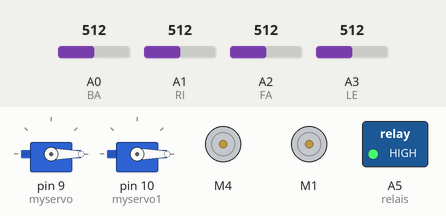
Simulated run of this sketch. Board: Arduino Uno, built with avr-gcc and run on an emulated ATmega328P. Parts: 2 × servo, 2 × DC motor (green arrow = forward, orange = backward, longer = faster), switched loads named in the sketch (green lamp = pin HIGH). Inputs (shaded band) come from the test bench; at power-on: A2 (FA) = 512, A0 (BA) = 512, A1 (RI) = 512, A3 (LE) = 512.

Above: at 8.6 s.
8.7 s: A2 (FA) set to 270
10.2 s: A2 (FA) set to 250
At 11.4 s:
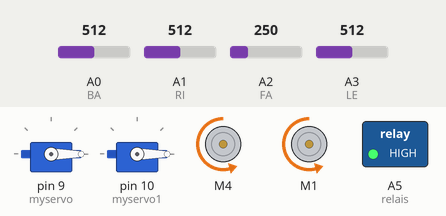
11.8 s: A2 (FA) set to 110
13.3 s: A2 (FA) set to 94
At 14.43 s:
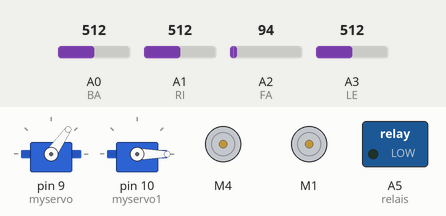
16.7 s: A2 (FA) set to 910
At 19.5 s:
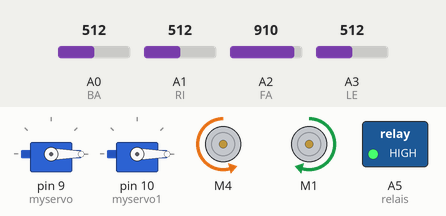
20.1 s: A2 (FA) set to 806
21.6 s: A2 (FA) set to 774
At 22.3 s:
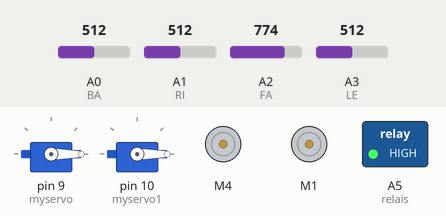
Timing chart, 0 to 24.4 s (numbered marks = the images above; inputs shaded):
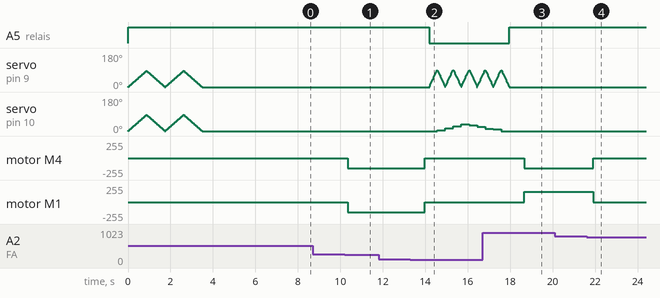

The sketch:

ROBOT_FIRE.ino
```cpp
#include <AFMotor.h>
#include <Servo.h>

Servo myservo;
Servo myservo1;
int dtime=700;
int dtime1=200;
int pos=10;
#define FA  A2
#define BA A0
#define LE A3
#define RI A1
#define relais  A5

AF_DCMotor motor1(1, MOTOR12_1KHZ);
AF_DCMotor motor4(4, MOTOR34_1KHZ);
int speedCar = 180;
int def=70;
int def1=250;
int maxe=85;
int mine1=0;
int maxe1=90;
int mine=0;
int speedSet = 0;
void setup() {
   pinMode(relais, OUTPUT);
   digitalWrite(relais,HIGH);
myservo.attach(9);
  myservo1.attach(10);
  for (pos = mine; pos <= maxe; pos += 1) {
    myservo1.write(pos);
      myservo.write(pos);
      delay(10);
  }
  for (pos = maxe; pos >= mine; pos -= 1) {
   myservo1.write(pos);
      myservo.write(pos);
      delay(10);
  }
    for (pos = mine; pos <= maxe; pos += 1) {
    myservo1.write(pos);
      myservo.write(pos);
      delay(10);
  }
  for (pos = maxe; pos >= mine; pos -= 1) {
   myservo1.write(pos);
      myservo.write(pos);
      delay(10);
  }
  delay(4000);
   pinMode(FA, INPUT);
    pinMode(BA, INPUT);
     pinMode(LE, INPUT);
    pinMode(RI, INPUT);
     pinMode(relais, OUTPUT);

}

void loop() {
 int farw = analogRead(FA);
int back = analogRead(BA);
 int lef = analogRead(LE);
int rig = analogRead(RI);
int fb= farw-back;
fb=abs(fb);
int lr=lef-rig;
lr=abs(lr);
 if  ( fb <=def1){
if  (lr <=def){
    delay(10);
stp();
delay(dtime);
  }
else if (lef>rig){
  if(farw<400){
    delay(10);
     forward();
    }
     else  {
      delay(10);
     right();

      }

  }
  else if (rig>lef){
    if(farw<400){
    delay(10);
     forward();
    }else{
      delay(10);
    left();
      }

}
   else  {
    stp();
    delay(dtime);
  }
}
else if (farw-back>275){
    delay(10);
   tourn();
  }
else if ((back+200)>farw){
  if((farw<=900)&&(farw>=100)) {
    delay(10);
   forward();
   }
    else if(farw<100){
          delay(10);
    stp();
     delay(dtime1);
     servo();
      delay(dtime);
    }

      else{
      delay(10);
      stp();
    }
  }
  else{
      delay(10);
      stp();
    }

  }
  void forward()
{
     motor1.run(BACKWARD);
  motor4.run(BACKWARD);
    motor1.setSpeed(speedCar-25);
    motor4.setSpeed(speedCar-25);
    delay(900);

    }

void tourn()
{

      motor4.run(BACKWARD);
  motor1.run(FORWARD);
  motor1.setSpeed(speedCar-25);
  motor4.setSpeed(speedCar-25);
    delay(800);
}


void right()
{
  motor4.run(BACKWARD);
  motor1.run(RELEASE);
  motor4.setSpeed(speedCar);
}
void left()
{
  motor1.run(BACKWARD);
  motor4.run(RELEASE);
   motor1.setSpeed(speedCar);
}
void stp()
{
  motor4.run(RELEASE);
  motor1.run(RELEASE);
}
void servo(){
 digitalWrite(relais,LOW);
    for (pos = mine1; pos <= maxe1; pos += 1) {
     // myservo1.write(pos);
      myservo.write(pos);
      delay(4);
  }
  for (pos = maxe1; pos >= mine1; pos -= 1) {
    myservo1.write(5);
      myservo.write(pos);
      delay(4);
  }
    for (pos = mine1; pos <= maxe1; pos += 1) {
      myservo1.write(15);
      myservo.write(pos);
      delay(4);
  }
  for (pos = maxe1; pos >= mine1; pos -= 1) {
    myservo1.write(25);
      myservo.write(pos);
      delay(4);
  }
   for (pos = mine1; pos <= maxe1; pos += 1) {
      myservo1.write(35);
      myservo.write(pos);
      delay(4);
  }
  for (pos = maxe1; pos >= mine1; pos -= 1) {
    myservo1.write(30);
      myservo.write(pos);
      delay(4);
  }
   for (pos = mine1; pos <= maxe1; pos += 1) {
      myservo1.write(22);
      myservo.write(pos);
      delay(4);
  }
  for (pos = maxe1; pos >= mine1; pos -= 1) {
    myservo1.write(12);
      myservo.write(pos);
      delay(4);
  }
   for (pos = mine1; pos <= maxe1; pos += 1) {
      myservo1.write(8);
      myservo.write(pos);
      delay(4);
  }
  for (pos = maxe1; pos >= mine1; pos -= 1) {
    myservo1.write(0);
      myservo.write(pos);
      delay(4);
  }

 digitalWrite(relais,HIGH);
  }
```

Measured:
- the behaviour switches between 262 and 261 on A2 (FA) (found by bisection; images 0 and 1)
- the behaviour switches between 100 and 99 on A2 (FA) (found by bisection; images 1 and 2)
- the behaviour switches between 788 and 787 on A2 (FA) (found by bisection; images 3 and 4)
- after the input at 8.7 s, every drawn part: stays the same
- after the input at 10.2 s, motor M4, motor M1: stopped → backward 155/255 after 0.14 s
- after the input at 11.8 s, every drawn part: stays the same
- after the input at 16.7 s, A5 (relais): goes on until 18.0 s, then stays HIGH; servo on pin 9 (myservo): goes on until 18.0 s, then stays 0°; servo on pin 10 (myservo1): goes on until 17.6 s, then stays 0°; motor M4: stopped → backward 155/255 after 2.0 s; motor M1: stopped → forward 155/255 after 2.0 s
- after the input at 20.1 s, every drawn part: stays the same
- after the input at 21.6 s, motor M4: backward 155/255 → stopped after 0.30 s; motor M1: forward 155/255 → stopped after 0.30 s
